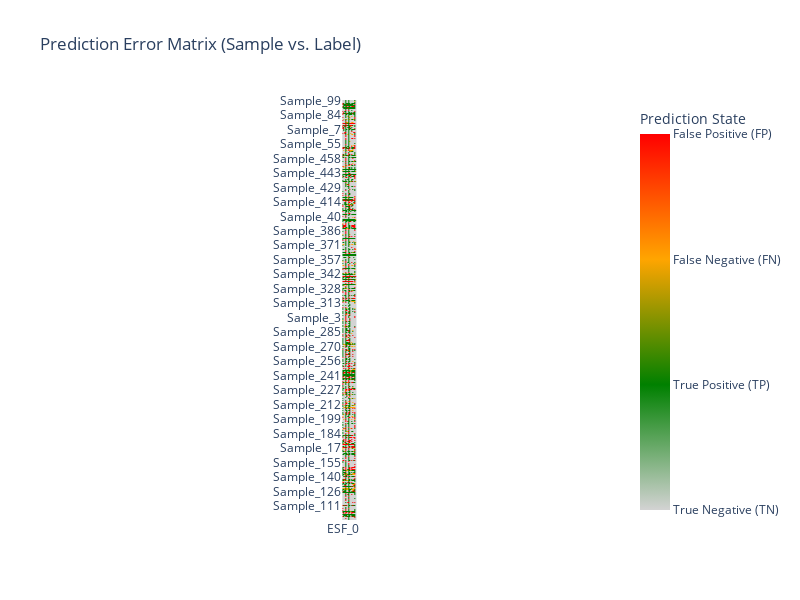
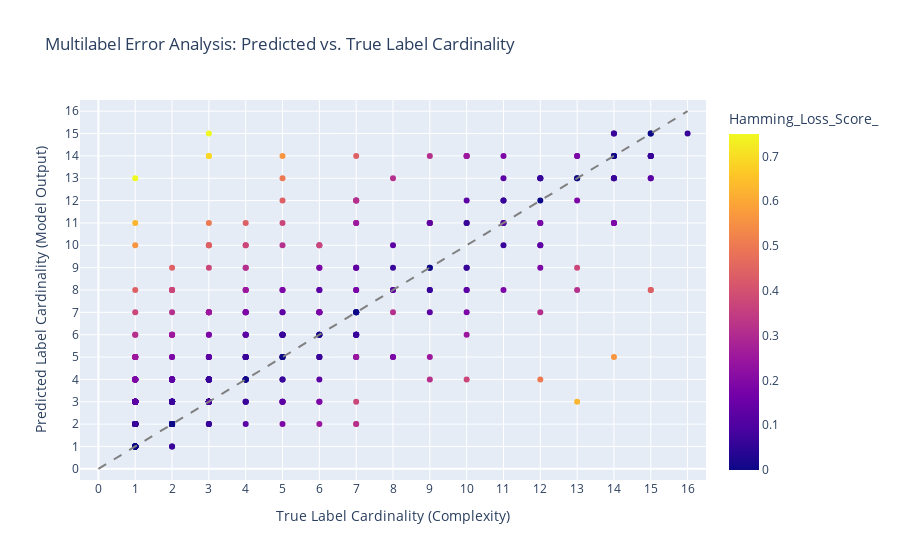

The notebook cell saved with these charts, in order:
### Code cell
study_ovrxgb_best_params = study_ovrxgb.best_params

study_ovrxgb_best_params_xgb = {
    'n_estimators': study_ovrxgb_best_params['n_estimators'],
    'max_depth': study_ovrxgb_best_params['max_depth'],
    'learning_rate': study_ovrxgb_best_params['learning_rate'],
    'subsample': study_ovrxgb_best_params['subsample'],
    'colsample_bytree' : study_ovrxgb_best_params['colsample_bytree'],
    'scale_pos_weight': study_ovrxgb_best_params['scale_pos_weight'],
    'base_score': 0.5,
    'random_state': 42,
    'verbosity': 0,
    'use_label_encoder': False,
    'eval_metric': 'logloss',
    'use_label_encoder': False
}

study_ovrxgb_bbase_xgb = XGBClassifier(**study_ovrxgb_best_params_xgb)
study_ovrxgb_tuned = OneVsRestClassifier(
    estimator = study_ovrxgb_bbase_xgb,
)

study_ovrxgb_tuned.fit(X_train_transformed, y_train_transformed)

y_pred_training_ovr = study_ovrxgb_tuned.predict(X_train_transformed)

display_results(y_train_transformed, y_pred_training_ovr)

display_error_heatmap(y_train_transformed, y_pred_training_ovr)

display_label_cardinality_error(y_train_transformed, y_pred_training_ovr)

### Figure 1 — Plotly figure (JSON) as saved in the notebook; plotly's stock layout.template omitted (floating-point values rounded to 4 significant figures; data arrays with more than 128 entries replaced by an {"elided": "..."} marker saying what was removed)
{"data": [{"coloraxis": "coloraxis", "hovertemplate": "x: %{x}<br>y: %{y}<br>color: %{z}<extra></extra>", "name": "0", "type": "heatmap", "x": ["ESF_0", "ESF_1", "ESF_2", "ESF_3", "ESF_4", "ESF_5", "ESF_6", "ESF_7", "ESF_8", "ESF_9", "ESF_10", "ESF_11", "ESF_12", "ESF_13", "ESF_14", "ESF_15"], "xaxis": "x", "y": {"elided": "464 str values"}, "yaxis": "y", "z": {"elided": "464x16 int values"}}], "layout": {"autosize": false, "coloraxis": {"colorbar": {"ticktext": ["True Negative (TN)", "True Positive (TP)", "False Negative (FN)", "False Positive (FP)"], "tickvals": [0, 1, 2, 3], "title": {"text": "Prediction State"}}, "colorscale": [[0, "lightgray"], [0.3333, "green"], [0.6667, "orange"], [1, "red"]]}, "height": 600, "title": {"text": "Prediction Error Matrix (Sample vs. Label)"}, "width": 800, "xaxis": {"anchor": "y", "constrain": "domain", "domain": [0, 1], "scaleanchor": "y"}, "yaxis": {"anchor": "x", "autorange": "reversed", "categoryorder": "category descending", "constrain": "domain", "domain": [0, 1]}}}

### Figure 2 — Plotly figure (JSON) as saved in the notebook; plotly's stock layout.template omitted (floating-point values rounded to 4 significant figures; data arrays with more than 128 entries replaced by an {"elided": "..."} marker saying what was removed)
{"data": [{"customdata": {"elided": "464x2 mixed values"}, "hovertemplate": "True_Cardinality=%{x}<br>Predicted_Cardinality=%{y}<br>Sample_ID=%{customdata[0]}<br>Total_Errors=%{customdata[1]}<br>Hamming_Loss_Score_=%{marker.color}<extra></extra>", "legendgroup": "", "marker": {"color": {"elided": "464 float values"}, "coloraxis": "coloraxis", "symbol": "circle"}, "mode": "markers", "name": "", "orientation": "v", "showlegend": false, "type": "scatter", "x": {"elided": "464 int values"}, "xaxis": "x", "y": {"elided": "464 int values"}, "yaxis": "y"}], "layout": {"coloraxis": {"colorbar": {"title": {"text": "Hamming_Loss_Score_"}}, "colorscale": [[0, "#0d0887"], [0.1111, "#46039f"], [0.2222, "#7201a8"], [0.3333, "#9c179e"], [0.4444, "#bd3786"], [0.5556, "#d8576b"], [0.6667, "#ed7953"], [0.7778, "#fb9f3a"], [0.8889, "#fdca26"], [1, "#f0f921"]]}, "legend": {"tracegroupgap": 0}, "shapes": [{"line": {"color": "gray", "dash": "dash"}, "type": "line", "x0": 0, "x1": 16, "y0": 0, "y1": 16}], "title": {"text": "Multilabel Error Analysis: Predicted vs. True Label Cardinality"}, "xaxis": {"anchor": "y", "domain": [0, 1], "range": [-0.5, 16.5], "tickvals": [0, 1, 2, 3, 4, 5, 6, 7, 8, 9, 10, 11, 12, 13, 14, 15, 16], "title": {"text": "True Label Cardinality (Complexity)"}}, "yaxis": {"anchor": "x", "domain": [0, 1], "range": [-0.5, 16.5], "tickvals": [0, 1, 2, 3, 4, 5, 6, 7, 8, 9, 10, 11, 12, 13, 14, 15, 16], "title": {"text": "Predicted Label Cardinality (Model Output)"}}}}
